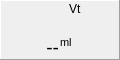
   <widget class="QFrame" name="VtShow_frame">
    <property name="geometry">
     <rect>
      <x>660</x>
      <y>140</y>
      <width>120</width>
      <height>60</height>
     </rect>
    </property>
    <property name="frameShape">
     <enum>QFrame::Panel</enum>
    </property>
    <property name="frameShadow">
     <enum>QFrame::Raised</enum>
    </property>
    <widget class="QLabel" name="VtShow_value">
     <property name="geometry">
      <rect>
       <x>1</x>
       <y>19</y>
       <width>58</width>
       <height>40</height>
      </rect>
     </property>
     <property name="font">
      <font>
       <pointsize>14</pointsize>
      </font>
     </property>
     <property name="autoFillBackground">
      <bool>true</bool>
     </property>
     <property name="styleSheet">
      <string notr="true"/>
     </property>
     <property name="frameShape">
      <enum>QFrame::NoFrame</enum>
     </property>
     <property name="text">
      <string>--</string>
     </property>
     <property name="textFormat">
      <enum>Qt::RichText</enum>
     </property>
     <property name="alignment">
      <set>Qt::AlignBottom|Qt::AlignRight|Qt::AlignTrailing</set>
     </property>
     <property name="margin">
      <number>4</number>
     </property>
     <property name="indent">
      <number>0</number>
     </property>
    </widget>
    <widget class="QLabel" name="VtShow_unit">
     <property name="geometry">
      <rect>
       <x>60</x>
       <y>35</y>
       <width>60</width>
       <height>15</height>
      </rect>
     </property>
     <property name="font">
      <font>
       <pointsize>8</pointsize>
      </font>
     </property>
     <property name="text">
      <string>ml</string>
     </property>
    </widget>
    <widget class="QLabel" name="VtShow_label">
     <property name="geometry">
      <rect>
       <x>69</x>
       <y>1</y>
       <width>50</width>
       <height>15</height>
      </rect>
     </property>
     <property name="text">
      <string>Vt</string>
     </property>
    </widget>
   </widget>
